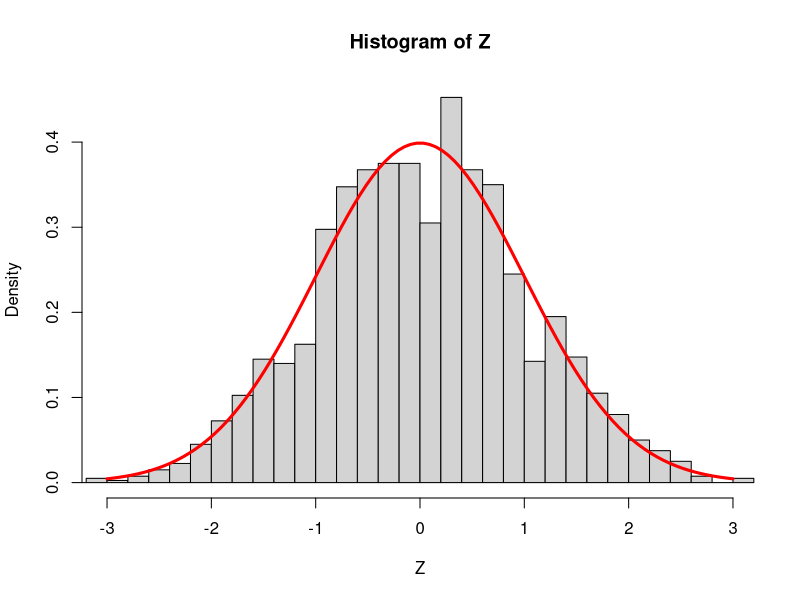

Write the R code that produced this figure.
set.seed(123456)

Nsim <- 2000
n <- 5

true_mean <- 40
true_var <- true_mean

Z <- numeric(Nsim)

for(i in 1:Nsim){
  X <- rpois(n, true_mean)
  Z[i] = (mean(X) - true_mean) / sqrt(true_var / n)
}

hist(Z, freq = FALSE, breaks = "Scott", xlim = c(-3, 3))
curve(dnorm(x), from = -3, to = 3, n = 100, col = "red", add = TRUE, lwd = 3)